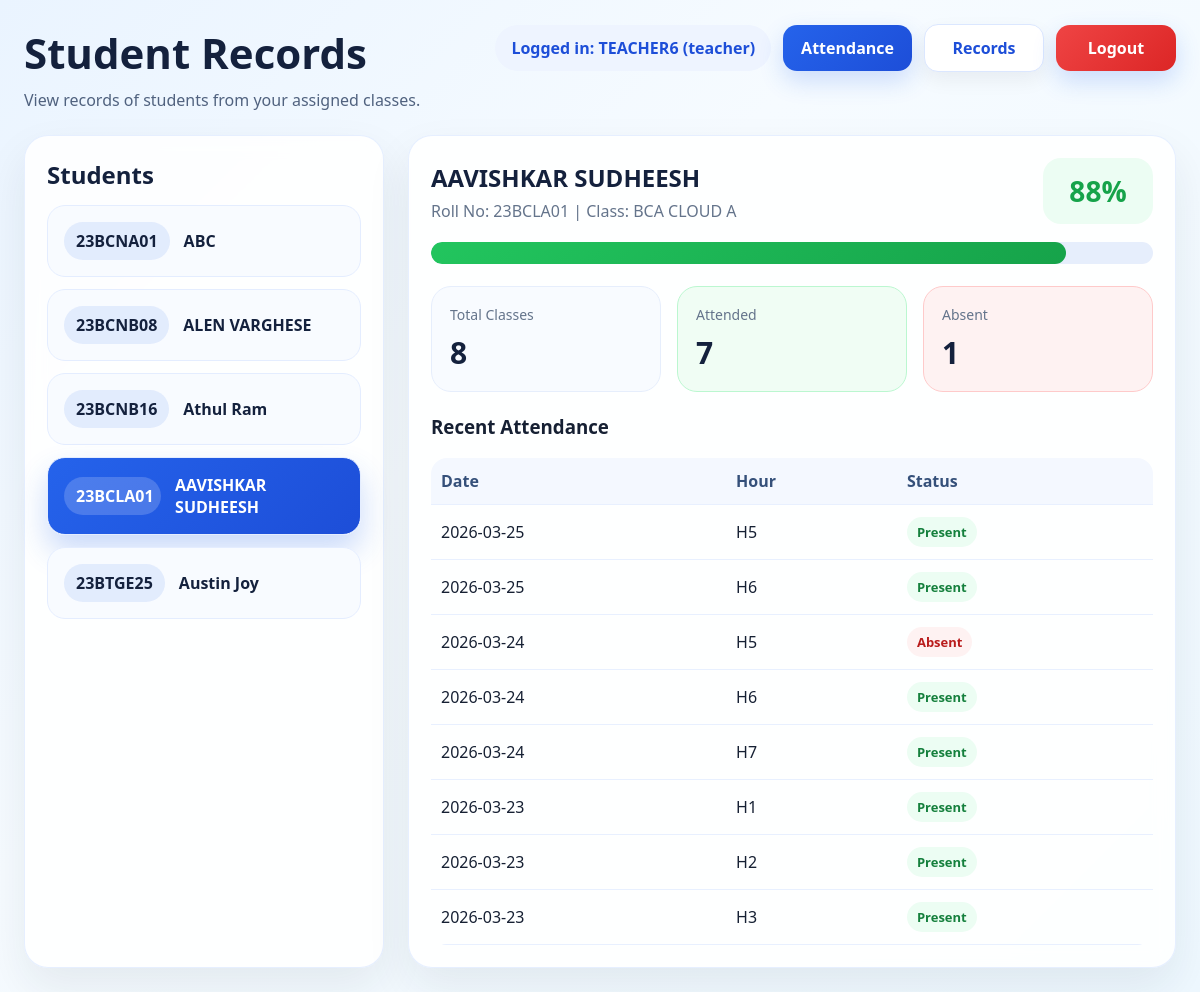
Page /records?student_id=3 (signed in) on the committed database.
### tables this page shows
CREATE TABLE students (
            id INTEGER PRIMARY KEY AUTOINCREMENT,
            roll_no TEXT UNIQUE NOT NULL,
            name TEXT NOT NULL,
            class_id INTEGER NOT NULL,
            user_id INTEGER UNIQUE,
            FOREIGN KEY(class_id) REFERENCES classes(id),
            FOREIGN KEY(user_id) REFERENCES users(id)
        );

CREATE TABLE classes (
            id INTEGER PRIMARY KEY AUTOINCREMENT,
            class_name TEXT UNIQUE NOT NULL
        );

CREATE TABLE attendance (
            id INTEGER PRIMARY KEY AUTOINCREMENT,
            student_id INTEGER NOT NULL,
            att_date TEXT NOT NULL,
            hour_no INTEGER NOT NULL,
            status TEXT NOT NULL CHECK(status IN ('Present', 'Absent')),
            UNIQUE(student_id, att_date, hour_no),
            FOREIGN KEY(student_id) REFERENCES students(id)
        );

### app.py (the view, shortened to what this page needs)
@app.route("/records")
@login_required
@role_required("admin", "teacher", "student")
def records():
    conn = get_db()
    role = session.get("role")
    selected_student = None
    recent_rows = []
    students = []
    if role == "admin":
        selected_student_id = request.args.get("student_id", type=int)
        students = conn.execute("""
            SELECT
                s.id,
                s.roll_no,
                s.name,
                c.class_name,
                COALESCE(SUM(CASE WHEN a.status = 'Present' THEN 1 ELSE 0 END), 0) AS present_count,
                COALESCE(SUM(CASE WHEN a.status = 'Absent' THEN 1 ELSE 0 END), 0) AS absent_count,
                COUNT(a.id) AS total_count
            FROM students s
            JOIN classes c ON s.class_id = c.id
            LEFT JOIN attendance a ON a.student_id = s.id
            GROUP BY s.id, s.roll_no, s.name, c.class_name
            ORDER BY c.class_name, s.roll_no
        """).fetchall()
        if selected_student_id is None and students:
            selected_student_id = students[0]["id"]
        if selected_student_id is not None:
            selected_student = conn.execute("""
                SELECT
                    s.id,
                    s.roll_no,
                    s.name,
                    c.class_name,
                    COALESCE(SUM(CASE WHEN a.status = 'Present' THEN 1 ELSE 0 END), 0) AS present_count,
                    COALESCE(SUM(CASE WHEN a.status = 'Absent' THEN 1 ELSE 0 END), 0) AS absent_count,
                    COUNT(a.id) AS total_count
                FROM students s
                JOIN classes c ON s.class_id = c.id
                LEFT JOIN attendance a ON a.student_id = s.id
                WHERE s.id = ?
                GROUP BY s.id, s.roll_no, s.name, c.class_name
            """, (selected_student_id,)).fetchone()
    elif role == "teacher":
        selected_student_id = request.args.get("student_id", type=int)
        students = conn.execute("""
            SELECT
                s.id,
                s.roll_no,
                s.name,
                c.class_name,
                COALESCE(SUM(CASE WHEN a.status = 'Present' THEN 1 ELSE 0 END), 0) AS present_count,
                COALESCE(SUM(CASE WHEN a.status = 'Absent' THEN 1 ELSE 0 END), 0) AS absent_count,
                COUNT(a.id) AS total_count
            FROM students s
            JOIN classes c ON s.class_id = c.id
            JOIN teacher_classes tc ON tc.class_id = c.id
            LEFT JOIN attendance a ON a.student_id = s.id
            WHERE tc.teacher_user_id = ?
            GROUP BY s.id, s.roll_no, s.name, c.class_name
            ORDER BY c.class_name, s.roll_no
        """, (session["user_id"],)).fetchall()
        if selected_student_id is None and students:
            selected_student_id = students[0]["id"]
        if selected_student_id is not None:
            selected_student = conn.execute("""
                SELECT
                    s.id,
                    s.roll_no,
                    s.name,
                    c.class_name,
                    COALESCE(SUM(CASE WHEN a.status = 'Present' THEN 1 ELSE 0 END), 0) AS present_count,
                    COALESCE(SUM(CASE WHEN a.status = 'Absent' THEN 1 ELSE 0 END), 0) AS absent_count,
                    COUNT(a.id) AS total_count
                FROM students s
                JOIN classes c ON s.class_id = c.id
                JOIN teacher_classes tc ON tc.class_id = c.id
                LEFT JOIN attendance a ON a.student_id = s.id
                WHERE tc.teacher_user_id = ?
                  AND s.id = ?
                GROUP BY s.id, s.roll_no, s.name, c.class_name
            """, (session["user_id"], selected_student_id)).fetchone()
    if selected_student:
        recent_rows = conn.execute("""
            SELECT att_date, hour_no, status
            FROM attendance
            WHERE student_id = ?
            ORDER BY att_date DESC, hour_no ASC
            LIMIT 40
        """, (selected_student["id"],)).fetchall()
    conn.close()
    percentage = 0
    if selected_student and selected_student["total_count"] > 0:
        percentage = round(
            (selected_student["present_count"] / selected_student["total_count"]) * 100
        )
    return render_template(
        "records.html",
        students=students,
        selected_student=selected_student,
        recent_rows=recent_rows,
        percentage=percentage,
        current_user=session.get("username"),
        role=role
    )

### app.py (called while the page is built)
def get_db():
    conn = sqlite3.connect(DB_NAME)
    conn.row_factory = sqlite3.Row
    return conn

def login_required(func):
    @wraps(func)
    def wrapper(*args, **kwargs):
        if "user_id" not in session:
            return redirect(url_for("login"))
        return func(*args, **kwargs)
    return wrapper

def role_required(*roles):
    def decorator(func):
        @wraps(func)
        def wrapper(*args, **kwargs):
            if session.get("role") not in roles:
                flash("You are not allowed to access that page.")
                return redirect(url_for("login"))
            return func(*args, **kwargs)
        return wrapper
    return decorator

### templates/records.html (shortened to what this page needs)
<!DOCTYPE html>
<html lang="en">
<head>
    <link rel="stylesheet" href="{{ url_for('static', filename='style.css') }}">
</head>
<body>
    <div class="page-shell">
        <header class="topbar">
            <div>
                <h1>Student Records</h1>
                <p class="subtitle">
                    {% if role == 'admin' %}
                        View all student records.
                    {% elif role == 'teacher' %}
                        View records of students from your assigned classes.
                    {% else %}
                        Your attendance record.
                    {% endif %}
                </p>
            </div>
            <nav class="top-actions">
                <span class="user-pill">Logged in: {{ current_user }} ({{ role }})</span>
                {% if role == 'admin' %}
                    <a class="nav-link" href="{{ url_for('admin_dashboard') }}">Admin</a>
                {% elif role == 'teacher' %}
                    <a class="nav-link" href="{{ url_for('teacher_attendance') }}">Attendance</a>
                {% endif %}
                <a class="nav-link secondary" href="{{ url_for('records') }}">Records</a>
                <a class="nav-link danger-link" href="{{ url_for('logout') }}">Logout</a>
            </nav>
        </header>
        <section class="records-layout">
            <aside class="panel student-list-panel">
                <h2>{% if role == 'student' %}Student{% else %}Students{% endif %}</h2>
                {% if students %}
                    <div class="student-list">
                        {% for student in students %}
                            {% if role == 'student' %}
                                <div class="student-item active-student">
                                    <div class="student-roll">{{ student["roll_no"] }}</div>
                                    <div class="student-name">{{ student["name"] }}</div>
                                </div>
                            {% else %}
                                <a
                                    href="{{ url_for('records', student_id=student['id']) }}"
                                    class="student-item {% if selected_student and selected_student['id'] == student['id'] %}active-student{% endif %}"
                                >
                                    <div class="student-roll">{{ student["roll_no"] }}</div>
                                    <div class="student-name">{{ student["name"] }}</div>
                                </a>
                            {% endif %}
                        {% endfor %}
                    </div>
                {% else %}
                    <div class="empty-state">
                        <p>No students found.</p>
                    </div>
                {% endif %}
            </aside>
            <main class="panel details-panel">
                {% if selected_student %}
                    <div class="detail-header">
                        <div>
                            <h2>{{ selected_student["name"] }}</h2>
                            <p class="muted-text">Roll No: {{ selected_student["roll_no"] }} | Class: {{ selected_student["class_name"] }}</p>
                        </div>
                        <div class="percentage-badge">{{ percentage }}%</div>
                    </div>
                    <div class="progress-track">
                        <div class="progress-fill" data-percent="{{ percentage }}"></div>
                    </div>
                    <div class="stats-grid">
                        <div class="stat-card">
                            <span class="stat-label">Total Classes</span>
                            <span class="stat-value">{{ selected_student["total_count"] }}</span>
                        </div>
                        <div class="stat-card present-card">
                            <span class="stat-label">Attended</span>
                            <span class="stat-value">{{ selected_student["present_count"] }}</span>
                        </div>
                        <div class="stat-card absent-card">
                            <span class="stat-label">Absent</span>
                            <span class="stat-value">{{ selected_student["absent_count"] }}</span>
                        </div>
                    </div>
                    <div class="history-panel">
                        <h3>Recent Attendance</h3>
                        {% if recent_rows %}
                            <table class="mini-table">
                                <thead>
                                    <tr>
                                        <th>Date</th>
                                        <th>Hour</th>
                                        <th>Status</th>
                                    </tr>
                                </thead>
                                <tbody>
                                    {% for row in recent_rows %}
                                    <tr>
                                        <td>{{ row["att_date"] }}</td>
                                        <td>H{{ row["hour_no"] }}</td>
                                        <td>
                                            <span class="mini-status {% if row['status'] == 'Present' %}mini-present{% else %}mini-absent{% endif %}">
                                                {{ row["status"] }}
                                            </span>
                                        </td>
                                    </tr>
                                    {% endfor %}
                                </tbody>
                            </table>
                        {% else %}
                            <div class="empty-state">
                                <p>No attendance records for this student yet.</p>
                            </div>
                        {% endif %}
                    </div>
                {% else %}
                    <div class="empty-state">
                        <p>Select a student to view details.</p>
                    </div>
                {% endif %}
            </main>
        </section>
    </div>
</body>
</html>

### static/style.css (style rules this page uses)
* { box-sizing: border-box; }
body { margin: 0; font-family: "Segoe UI", Arial, sans-serif; background: linear-gradient(135deg, #eaf4ff 0%, #f6fbff 40%, #eef8ff 100%); color: #162033; }
.page-shell { max-width: 1400px; margin: 0 auto; padding: 24px; }
.topbar { display: flex; justify-content: space-between; align-items: flex-start; gap: 16px; margin-bottom: 24px; }
.topbar h1 { margin: 0 0 8px; font-size: 42px; font-weight: 800; color: #14213d; }
.subtitle { margin: 0; color: #50627f; font-size: 16px; }
.top-actions { display: flex; gap: 12px; flex-wrap: wrap; align-items: center; }
.user-pill { padding: 12px 16px; border-radius: 999px; background: #eef4ff; color: #1d4ed8; font-weight: 700; }
.nav-link { display: inline-flex; align-items: center; justify-content: center; min-width: 120px; padding: 12px 18px; border-radius: 14px; text-decoration: none; color: white; background: linear-gradient(135deg, #2563eb, #1d4ed8); box-shadow: 0 10px 24px rgba(37, 99, 235, 0.2); font-weight: 700; }
.nav-link.secondary { background: white; color: #1d4ed8; border: 1px solid #dbe7ff; box-shadow: 0 8px 20px rgba(15, 23, 42, 0.06); }
.nav-link.danger-link { background: linear-gradient(135deg, #ef4444, #dc2626); color: white; }
.panel { background: rgba(255, 255, 255, 0.88); border: 1px solid rgba(220, 232, 255, 0.7); backdrop-filter: blur(10px); border-radius: 24px; box-shadow: 0 20px 45px rgba(22, 32, 51, 0.08); padding: 22px; }
.form-card h2, .table-header h2, .student-list-panel h2, .details-panel h2, .panel h2 { margin-top: 0; margin-bottom: 14px; color: #14213d; }
.records-layout { display: grid; grid-template-columns: 360px 1fr; gap: 24px; }
.student-list { display: flex; flex-direction: column; gap: 12px; }
.student-item { display: flex; gap: 14px; align-items: center; text-decoration: none; padding: 16px; border-radius: 18px; background: #f8fbff; border: 1px solid #e4edff; color: #14213d; transition: transform 0.15s ease, box-shadow 0.15s ease, border-color 0.15s ease; }
.active-student { background: linear-gradient(135deg, #2563eb, #1d4ed8); color: white; box-shadow: 0 16px 30px rgba(37, 99, 235, 0.24); }
.student-roll { min-width: 82px; padding: 8px 12px; border-radius: 999px; background: rgba(37, 99, 235, 0.1); font-weight: 800; text-align: center; }
.active-student .student-roll { background: rgba(255, 255, 255, 0.18); color: white; }
.student-name { font-weight: 700; }
.detail-header { display: flex; justify-content: space-between; align-items: center; gap: 16px; margin-bottom: 18px; }
.detail-header h2 { margin-bottom: 6px; }
.muted-text { color: #64748b; margin: 0; }
.percentage-badge { min-width: 110px; text-align: center; font-size: 28px; font-weight: 800; color: #16a34a; background: #ecfdf3; border-radius: 18px; padding: 14px 16px; }
.progress-track { width: 100%; height: 22px; background: #e6eefc; border-radius: 999px; overflow: hidden; margin-bottom: 22px; }
.progress-fill { height: 100%; width: 0; background: linear-gradient(135deg, #22c55e, #16a34a); border-radius: 999px; }
.stats-grid { display: grid; grid-template-columns: repeat(3, minmax(170px, 1fr)); gap: 16px; margin-bottom: 22px; }
.stat-card { padding: 18px; border-radius: 20px; background: #f8fbff; border: 1px solid #e6eefc; }
.present-card { background: #f0fdf4; border-color: #bbf7d0; }
.absent-card { background: #fef2f2; border-color: #fecaca; }
.stat-label { display: block; color: #64748b; margin-bottom: 8px; font-size: 14px; }
.stat-value { display: block; font-size: 30px; font-weight: 800; color: #14213d; }
.history-panel h3 { margin-top: 0; }
.mini-table { width: 100%; border-collapse: collapse; overflow: hidden; border-radius: 16px; }
.mini-table th, .mini-table td { padding: 12px 10px; border-bottom: 1px solid #e8f0ff; text-align: left; }
.mini-table th { background: #f4f8ff; color: #35507a; }
.mini-status { display: inline-block; padding: 6px 10px; border-radius: 999px; font-size: 13px; font-weight: 700; }
.mini-present { background: #ecfdf3; color: #15803d; }
.mini-absent { background: #fef2f2; color: #b91c1c; }

### rows in the picture
students: roll_no "23BCNA01", name "ABC"
students: roll_no "23BCNB08", name "ALEN VARGHESE"
students: roll_no "23BCNB16", name "Athul Ram"
students: roll_no "23BCLA01", name "AAVISHKAR SUDHEESH"
students: roll_no "23BTGE25", name "Austin Joy"
classes: class_name "BCA CLOUD A"
attendance: att_date "2026-03-25", hour_no "5", status "Present"
attendance: att_date "2026-03-25", hour_no "6", status "Present"
attendance: att_date "2026-03-24", hour_no "5", status "Absent"
attendance: att_date "2026-03-24", hour_no "6", status "Present"
attendance: att_date "2026-03-24", hour_no "7", status "Present"
attendance: att_date "2026-03-23", hour_no "1", status "Present"
attendance: att_date "2026-03-23", hour_no "2", status "Present"
attendance: att_date "2026-03-23", hour_no "3", status "Present"

### other values in the picture
{{ current_user }} "TEACHER6"
{{ role }} "teacher"
{{ percentage }} "88"
{{ selected_student["total_count"] }} "8"
{{ selected_student["present_count"] }} "7"
{{ selected_student["absent_count"] }} "1"
